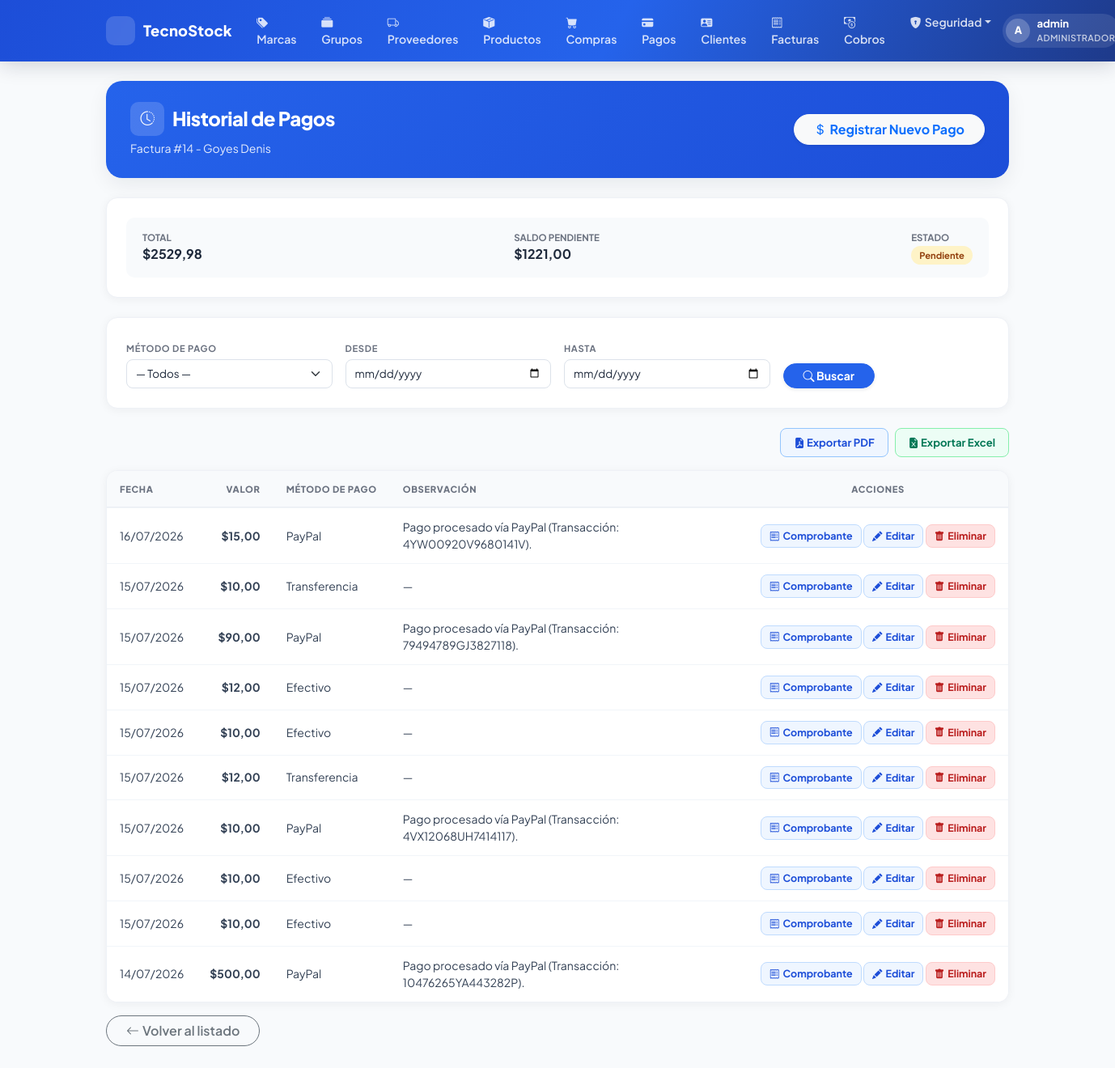
/cobros/factura/14/historial/ (signed in), run on an earlier commit of the app's database.
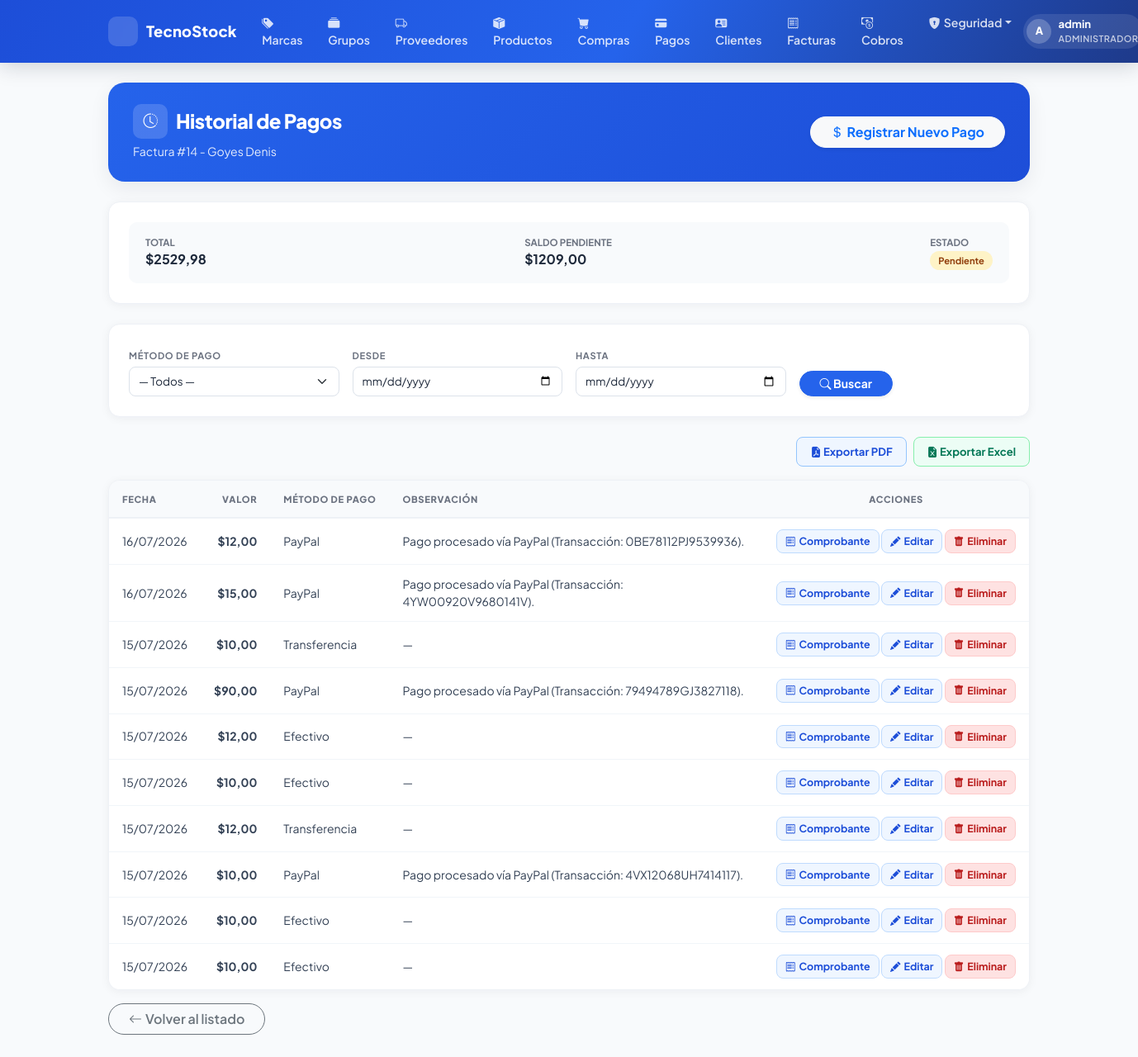
And on a later commit of the database.
### billing/models.py (models this page shows, shortened)
class Invoice(models.Model):
    TIPO_PAGO = [
        ('contado', 'Contado'),
        ('credito', 'Crédito'),
    ]
    ESTADO = [
        ('PENDIENTE', 'Pendiente'),
        ('PAGADA', 'Pagada'),
        ('ANULADA', 'Anulada'),
    ]
    customer = models.ForeignKey(Customer, on_delete=models.PROTECT, related_name='Facturas', verbose_name='Cliente')
    invoice_date = models.DateTimeField(auto_now_add=True, verbose_name='Fecha de Factura')
    subtotal = models.DecimalField(max_digits=12, decimal_places=2, default=0, verbose_name='Subtotal')
    tax = models.DecimalField(max_digits=12, decimal_places=2, default=0, verbose_name='Impuesto')
    total = models.DecimalField(max_digits=12, decimal_places=2, default=0, verbose_name='Total')
    tipo_pago = models.CharField(max_length=10, choices=TIPO_PAGO, default='contado', verbose_name='Tipo de Pago')
    saldo = models.DecimalField(max_digits=12, decimal_places=2, default=0, verbose_name='Saldo Pendiente')
    estado = models.CharField(max_length=10, choices=ESTADO, default='PENDIENTE', verbose_name='Estado')
    is_active = models.BooleanField(default=True, verbose_name='Activa')
    class Meta:
        ordering = ['-invoice_date']

class Customer(models.Model):
    dni = models.CharField(max_length=13, unique=True, verbose_name='DNI/RUC', validators=[validate_cedula_ec])
    first_name = models.CharField(max_length=100, verbose_name='Nombres')
    last_name = models.CharField(max_length=100, verbose_name='Apellidos')
    email = models.EmailField(blank=True, null=True, verbose_name='Correo Electronico')
    phone = models.CharField(max_length=20, blank=True, null=True, verbose_name='Teléfono')
    address = models.TextField(blank=True, null=True, verbose_name='Dirección')
    whatsapp_apikey = models.CharField(
        max_length=20, blank=True, null=True,
        verbose_name='WhatsApp API Key (CallMeBot)',
        help_text='Solo necesaria si el cliente se suscribió a CallMeBot para recibir notificaciones.'
    )
    is_active = models.BooleanField(default=True, verbose_name='Activo')
    created_at = models.DateTimeField(auto_now_add=True, verbose_name='Creado el')
    updated_at = models.DateTimeField(auto_now=True, verbose_name='Actualizado el')
    class Meta:
        ordering = ['last_name', 'first_name']
    def __str__(self): return f'{self.last_name} {self.first_name}'

### cobros/models.py (models this page shows, shortened)
class CobroFactura(models.Model):
    METODO_PAGO = [
        ('efectivo', 'Efectivo'),
        ('transferencia', 'Transferencia'),
        ('paypal', 'PayPal'),
        ('tarjeta', 'Tarjeta'),
    ]
    factura = models.ForeignKey(
        Invoice, on_delete=models.PROTECT, related_name='cobros', verbose_name='Factura'
    )
    fecha = models.DateField(verbose_name='Fecha de Pago')
    valor = models.DecimalField(max_digits=10, decimal_places=2, verbose_name='Valor Abonado')
    metodo_pago = models.CharField(
        max_length=15, choices=METODO_PAGO, default='efectivo', verbose_name='Método de Pago'
    )
    referencia_externa = models.CharField(
        max_length=100, blank=True, null=True,
        verbose_name='Referencia Externa',
        help_text='ID de transacción de PayPal u otro medio externo, para trazabilidad.'
    )
    observacion = models.TextField(blank=True, verbose_name='Observación')
    creado_en = models.DateTimeField(auto_now_add=True)
    class Meta:
        verbose_name = 'Cobro de Factura'
        verbose_name_plural = 'Cobros de Facturas'
        ordering = ['-fecha', '-id']

### cobros/views.py (the view)
# urls.py: path('factura/<int:factura_id>/historial/', views.CobroListView.as_view(), name='cobro_list'),
@method_decorator(audit_action('LIST_COBROS'), name='dispatch')
class CobroListView(LoginRequiredMixin, ExportMixin, GroupRequiredMixin, PermissionOrRedirectMixin, ListView):
    permission_required = 'cobros.view_cobrofactura'
    group_required = ['Administrador', 'Vendedor']
    model = CobroFactura
    template_name = 'cobros/cobro_list.html'
    context_object_name = 'cobros'
    paginate_by = 10
    export_filename = 'historial_cobros'
    export_fields = [
        ('fecha', 'Fecha de Pago'),
        ('valor', 'Valor Abonado'),
        ('metodo_pago', 'Método de Pago'),
        ('referencia_externa', 'Referencia Externa'),
        ('observacion', 'Observación'),
    ]
    def dispatch(self, request, *args, **kwargs):
        self.factura = get_object_or_404(Invoice, pk=kwargs['factura_id'])
        return super().dispatch(request, *args, **kwargs)
    def get_queryset(self):
        qs = CobroFactura.objects.filter(factura=self.factura)
        p = self.request.GET
        if p.get('metodo_pago'):
            qs = qs.filter(metodo_pago=p['metodo_pago'])
        if p.get('fecha_min'):
            qs = qs.filter(fecha__gte=p['fecha_min'])
        if p.get('fecha_max'):
            qs = qs.filter(fecha__lte=p['fecha_max'])
        return qs
    def get_context_data(self, **kwargs):
        ctx = super().get_context_data(**kwargs)
        ctx['factura'] = self.factura
        ctx['filter'] = self.request.GET
        filter_keys = ['metodo_pago', 'fecha_min', 'fecha_max']
        ctx['has_active_filters'] = any(self.request.GET.get(k) for k in filter_keys)
        return ctx

### security/templatetags/security_tags.py (called while the page is built)
@register.filter(name='has_group')
def has_group(user, group_name):
    if not user.is_authenticated:
        return False
    if user.is_superuser:      # el superusuario ve todo
        return True
    return user.groups.filter(name=group_name).exists()

### shared/mixins.py (called while the page is built, shortened)
    def get(self, request, *args, **kwargs):
        export_format = request.GET.get('export')
        return super().get(request, *args, **kwargs)

    def get_context_data(self, **kwargs):
        ctx = super().get_context_data(**kwargs)
        params = self.request.GET.copy()
        params.pop('page', None)
        ctx['query_string'] = params.urlencode()
        fields = self.export_fields
        if not fields:
            fields = [(f.name, str(f.verbose_name).capitalize()) for f in self.model._meta.fields]
        ctx['available_columns'] = fields
        selected = self.request.GET.getlist('columns')
        if not selected:
            selected = [f[0] for f in fields]
        ctx['selected_columns'] = selected
        return ctx

### cobros/templates/cobros/cobro_list.html (shortened to what the changed rows need)
{% extends 'billing/base.html' %}
{% block content %}
<div class="page-header d-flex justify-content-between align-items-center mb-4">
  <div>
    <h1><span class="header-icon"><i class="bi bi-clock-history"></i></span>Historial de Pagos</h1>
    <p>Factura #{{ factura.id }} - {{ factura.customer }}</p>
  </div>
</div>
<div class="glass-card p-4 mb-4">
  <div class="invoice-summary d-flex justify-content-between flex-wrap gap-3">
    <div>
      <div class="label">Total</div>
      <div class="value">${{ factura.total }}</div>
    </div>
    <div>
      <div class="label">Saldo Pendiente</div>
      <div class="value saldo-value">${{ factura.saldo }}</div>
    </div>
  </div>
</div>
<div class="products-table">
  <table class="table mb-0">
    <thead>
      <tr>
        <th>Fecha</th>
        <th class="text-end">Valor</th>
        <th>Método de Pago</th>
        <th>Observación</th>
        <th class="text-center">Acciones</th>
      </tr>
    </thead>
    <tbody>
      {% for cobro in cobros %}
      <tr>
        <td>{{ cobro.fecha|date:"d/m/Y" }}</td>
        <td class="text-end fw-bold">${{ cobro.valor }}</td>
        <td>{{ cobro.get_metodo_pago_display }}</td>
        <td>{{ cobro.observacion|default:"—" }}</td>
        <td class="text-center text-nowrap">
          <button type="button" class="btn-edit" style="border:1px solid var(--color-primary-200); cursor:pointer;"
                  onclick="verComprobante('{% url 'cobros:cobro_comprobante' cobro.pk %}')">
            <i class="bi bi-receipt me-1"></i>Comprobante
          </button>
          {% if perms.cobros.change_cobrofactura %}
          <a href="{% url 'cobros:cobro_update' cobro.pk %}" class="btn-edit">
            <i class="bi bi-pencil-fill me-1"></i>Editar
          </a>
          {% endif %}
          {% if perms.cobros.delete_cobrofactura %}
          <a href="{% url 'cobros:cobro_delete' cobro.pk %}" class="btn-del">
            <i class="bi bi-trash-fill me-1"></i>Eliminar
          </a>
          {% endif %}
        </td>
      </tr>
      {% endfor %}
    </tbody>
  </table>
</div>
{% endblock %}

What changed in the data, as far as the page shows it:
no longer on this page (row unchanged): CobroFactura: fecha "14/07/2026", valor "500,00", metodo_pago "PayPal", observacion "Pago procesado vía PayPal (Transacción: 10476265YA443282P)."
changed Invoice "Goyes Denis": saldo "1221,00" → "1209,00"
added CobroFactura: fecha "16/07/2026", valor "12,00", metodo_pago "PayPal", observacion "Pago procesado vía PayPal (Transacción: 0BE78112PJ9539936)."
